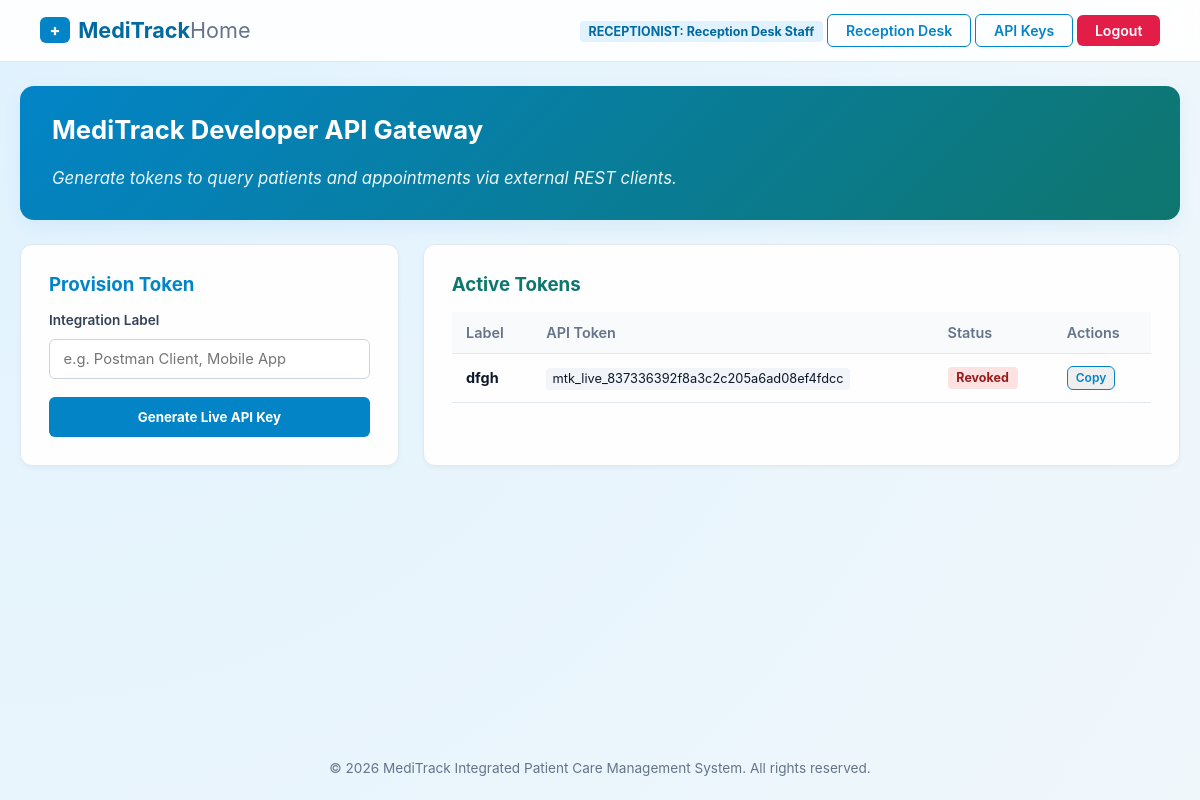
The app's page /api/keys (signed in) with its own data.
### tables this page shows
CREATE TABLE api_keys (
            id INTEGER PRIMARY KEY AUTOINCREMENT,
            user_id INTEGER NOT NULL,
            api_key TEXT UNIQUE NOT NULL,
            label TEXT NOT NULL,
            is_active INTEGER DEFAULT 1,
            created_at TIMESTAMP DEFAULT CURRENT_TIMESTAMP,
            FOREIGN KEY (user_id) REFERENCES users (id)
        );

### app.py (the view, shortened to what this page needs)
@app.route("/api/keys", methods=["GET", "POST"])
@role_required(["doctor", "admin", "receptionist"])
def api_key_management():
    conn = get_db_connection()
    user_id = session["user_id"]
    keys = conn.execute("SELECT * FROM api_keys WHERE user_id = ? ORDER BY created_at DESC", (user_id,)).fetchall()
    conn.close()
    return render_template("api_keys.html", keys=keys)

### app.py (called while the page is built)
def get_db_connection():
    conn = sqlite3.connect(DATABASE)
    conn.row_factory = sqlite3.Row
    return conn

def role_required(allowed_roles):
    def decorator(f):
        @wraps(f)
        def decorated_function(*args, **kwargs):
            if "user_id" not in session:
                flash("Session expired. Please sign in.", "warning")
                return redirect(url_for("login"))
            if session.get("user_role") not in allowed_roles:
                flash("Access Restricted: Unauthorized subsystem portal.", "danger")
                return redirect(url_for("dashboard_router"))
            return f(*args, **kwargs)
        return decorated_function
    return decorator

### templates/api_keys.html (shortened to what this page needs)
{% extends 'base.html' %}
{% block content %}
<div class="hero-card" style="padding: 1.8rem 2rem; margin-bottom: 1.5rem;">
  <h2 style="font-size: 1.6rem;">MediTrack Developer API Gateway</h2>
  <p style="margin-bottom: 0;">Generate tokens to query patients and appointments via external REST clients.</p>
</div>
<div class="grid-2" style="grid-template-columns: 1fr 2fr;">
  <div class="glass-card">
    <h3 style="color: var(--primary); margin-bottom: 1rem;">Provision Token</h3>
    <form method="POST">
      <div class="form-group">
        <label>Integration Label</label>
        <input type="text" name="label" required placeholder="e.g. Postman Client, Mobile App">
      </div>
      <button type="submit" class="btn-submit">Generate Live API Key</button>
    </form>
  </div>
  <div class="glass-card">
    <h3 style="color: var(--teal); margin-bottom: 1rem;">Active Tokens</h3>
    {% if keys %}
      <table>
        <thead>
          <tr>
            <th>Label</th>
            <th>API Token</th>
            <th>Status</th>
            <th>Actions</th>
          </tr>
        </thead>
        <tbody>
          {% for k in keys %}
            <tr>
              <td><strong>{{ k.label }}</strong></td>
              <td><code style="background: #f1f5f9; padding: 0.2rem 0.4rem; border-radius: 4px; font-size: 0.8rem;">{{ k.api_key }}</code></td>
              <td>
                {% if k.is_active %}
                  <span class="badge badge-success">Active</span>
                {% else %}
                  <span class="badge badge-danger">Revoked</span>
                {% endif %}
              </td>
              <td>
                <div style="display: flex; gap: 0.5rem;">
                  <button type="button" class="btn-copy-token btn-nav-outline" data-token="{{ k.api_key }}" style="padding: 0.2rem 0.5rem; font-size: 0.75rem;">Copy</button>
                </div>
              </td>
            </tr>
          {% endfor %}
        </tbody>
      </table>
    {% else %}
      <p style="color: var(--text-muted);">No tokens generated yet.</p>
    {% endif %}
  </div>
</div>
{% endblock %}

### static/css/style.css (style rules this page uses)
:root { --primary: #0284c7; --primary-hover: #0369a1; --teal: #0f766e; --teal-soft: #ccfbf1; --bg-main: #f0f7fb; --surface: rgba(255, 255, 255, 0.95); --border: #e2e8f0; --text: #0f172a; --text-muted: #64748b; --danger: #e11d48; --success: #16a34a; --shadow-sm: 0 2px 4px rgba(0, 0, 0, 0.04); --shadow-md: 0 6px 18px rgba(2, 132, 199, 0.08); }
* { box-sizing: border-box; margin: 0; padding: 0; font-family: -apple-system, BlinkMacSystemFont, "Segoe UI", Roboto, "Inter", sans-serif; }
body { background: radial-gradient(circle at top left, #e0f2fe 0%, var(--bg-main) 100%); color: var(--text); min-height: 100vh; display: flex; flex-direction: column; }
.glass-card { background: var(--surface); border: 1px solid var(--border); border-radius: 12px; padding: 1.75rem; box-shadow: var(--shadow-sm); }
.hero-card { background: linear-gradient(135deg, #0284c7 0%, #0f766e 100%); color: white; border-radius: 14px; padding: 3rem 2.5rem; margin-bottom: 2rem; box-shadow: var(--shadow-md); display: flex; flex-direction: column; align-items: flex-start; gap: 1.2rem; }
.hero-card p { font-size: 1.05rem; font-style: italic; opacity: 0.92; max-width: 720px; margin: 0; line-height: 1.6; }
.grid-2 { display: grid; grid-template-columns: 1fr 1fr; gap: 1.5rem; }
.form-group { margin-bottom: 1.1rem; }
label { font-size: 0.85rem; font-weight: 600; color: #334155; margin-bottom: 0.35rem; display: block; }
input, select, textarea { width: 100%; padding: 0.65rem 0.85rem; border: 1px solid #cbd5e1; border-radius: 6px; font-size: 0.92rem; margin-top: 0.3rem; }
.btn-submit { width: 100%; background: var(--primary); color: white; padding: 0.75rem; border-radius: 6px; font-weight: 700; border: none; cursor: pointer; transition: background 0.2s; }
.btn-nav-outline { border: 1px solid var(--primary); color: var(--primary); padding: 0.45rem 1.1rem; border-radius: 6px; text-decoration: none; font-weight: 600; font-size: 0.88rem; display: inline-block; }
table { width: 100%; border-collapse: collapse; margin-top: 0.8rem; }
th, td { padding: 0.75rem 0.9rem; text-align: left; border-bottom: 1px solid var(--border); font-size: 0.9rem; }
th { background: #f8fafc; color: var(--text-muted); font-weight: 600; }
.badge { display: inline-block; padding: 0.2rem 0.55rem; border-radius: 4px; font-size: 0.78rem; font-weight: 700; }
.badge-danger { background: #fee2e2; color: #991b1b; }

### records on screen
api_keys: label "dfgh", api_key "mtk_live_837336392f8a3c2c205a6ad08ef4fdcc", is_active "Revoked"

### other values on screen
{{ session['user_role']|upper }} "RECEPTIONIST"
{{ session['user_name'] }} "Reception Desk Staff"
